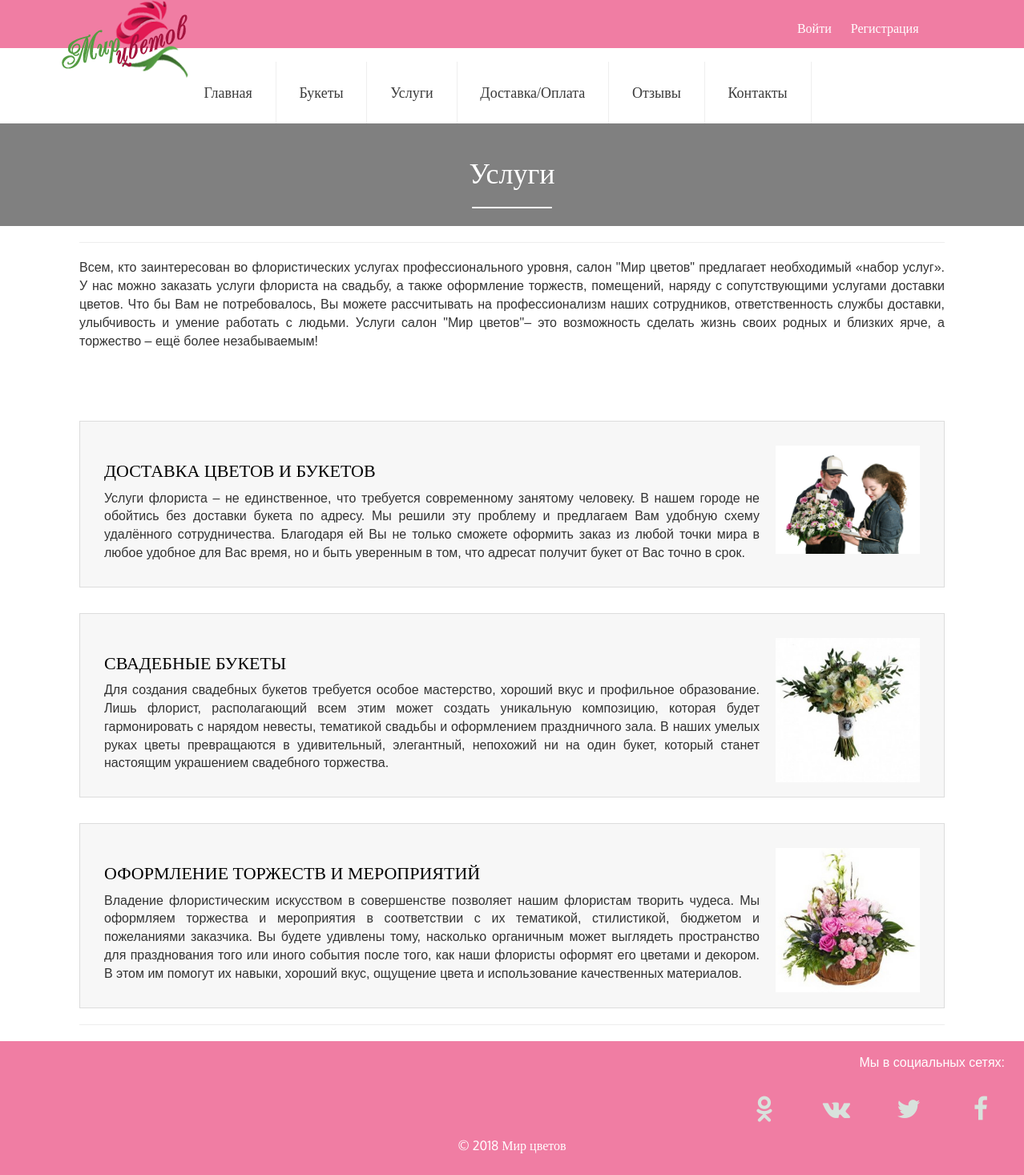
The app's page /uslygi.php with its own data.
### tables this page shows
CREATE TABLE IF NOT EXISTS `uslugi` (
  `id` int(11) NOT NULL,
  `name` varchar(40) NOT NULL,
  `img` varchar(50) NOT NULL,
  `descr` text NOT NULL
);

### uslygi.php (the view, shortened to what this page needs)
<?include ('include/header.php');
 $sql="SELECT * from uslugi";
  $result1=mysql_query($sql) or die("Ошибка выборки услуг");
        ?>
		<div class="banner-top">
	<div class="container">
		<h1>Услуги</h1>
		<em></em>
	</div>
</div>
			<div class="container">
					<div class="row">
			<div class="col-md-12">
			 <hr> </hr>
			<p>Всем, кто заинтересован во флористических услугах профессионального уровня, салон "Мир цветов" предлагает необходимый «набор услуг». У нас можно заказать услуги флориста на свадьбу, а также оформление торжеств, помещений, наряду с сопутствующими услугами доставки цветов. Что бы Вам не потребовалось, Вы можете рассчитывать на профессионализм наших сотрудников, ответственность службы доставки, улыбчивость и умение работать с людьми. Услуги  салон "Мир цветов"– это возможность сделать жизнь своих родных и близких ярче, а торжество – ещё более незабываемым!</p><br><br>
           <? while($row=mysql_fetch_array($result1))
{?>
	   <div class="content__text mt-2">
        <div class="page-image page-image--right"><img src="<?echo $row["img"];?>" alt="Доставка цветов и букетов" class="img-responsive" width = "180px" height = "180px">
        </div>
        <h3 class="title title--xs title--page mt-0"><?echo $row["name"];?></h3>
        <p><?echo $row["descr"];?> </p>
      </div><?}?>
	  <hr> </hr>
      </div>
	   </div>
	 </div>
<?
include ('include/footer.php');?>

### css/style.css (style rules this page uses)
html,body { background:#fff; font-size: 100%; font-family:'Oxygen-Regular'; }
h1,h2,h3,h4,h5,h6,label { margin: 0 0 20px 0; font-size:22px; color:black; }
.b-animate-go:hover .b-scale, h1 { transform:scale(1); -moz-transform:scale(1); -ms-transform:scale(1); -o-transform:scale(1); -webkit-transform:scale(1); }
.page-image--right { float: right; padding: 0 0 5px 10px; }
.content__text { padding: 30px 30px 20px 30px; background: #F7F7F7; border: 1px #DDD solid; font-size: 2rem; }
.mt-2 { margin-top: 2rem !important; }
.content__text .title--page { margin-bottom: 10px; }
.title--page { margin: 20px 0; }
.page-image--right { float: right; padding: 0 0 15px 20px; }
.banner-top { text-align:center; width:100%; height: 40px; display: block; background-color:gray; padding:4em 0; }
.banner-top h1 { font-size:36px; color:white; font-family: 'Monotype Corsiva'; margin-top:-20px; }
.banner-top em { width: 100px; height: 2px; display: block; background: #fff; border-radius: 10px; margin: 0.5em auto; }
.col-md-12 p { font-family: "Arial"; font-size: 16px; text-align:justify; margin: 0 0 10px; }

### css/chocolat.css (style rules this page uses)
body { margin:0; padding:0; }

### records on screen
uslugi: img (picture), name "ДОСТАВКА ЦВЕТОВ И БУКЕТОВ", descr "Услуги флориста – не единственное, что требуется современному занятому человеку. В нашем городе не обойтись без доставки букета по адресу. Мы решили эту проблему и предлагаем Вам удобную схему удалённого сотрудничества. Благодаря ей Вы не только сможете оформить заказ из любой точки мира в любое удобное для Вас время, но и быть уверенным в том, что адресат получит букет от Вас точно в срок."
uslugi: img (picture), name "СВАДЕБНЫЕ БУКЕТЫ", descr "Для создания свадебных букетов требуется особое мастерство, хороший вкус и профильное образование. Лишь флорист, располагающий всем этим может создать уникальную композицию, которая будет гармонировать с нарядом невесты, тематикой свадьбы и оформлением праздничного зала. В наших умелых руках цветы превращаются в удивительный, элегантный, непохожий ни на один букет, который станет настоящим украшением свадебного торжества."
uslugi: img (picture), name "ОФОРМЛЕНИЕ ТОРЖЕСТВ И МЕРОПРИЯТИЙ", descr "Владение флористическим искусством в совершенстве позволяет нашим флористам творить чудеса. Мы оформляем торжества и мероприятия в соответствии с их тематикой, стилистикой, бюджетом и пожеланиями заказчика. Вы будете удивлены тому, насколько органичным может выглядеть пространство для празднования того или иного события после того, как наши флористы оформят его цветами и декором. В этом им помогут их навыки, хороший вкус, ощущение цвета и использование качественных материалов."
